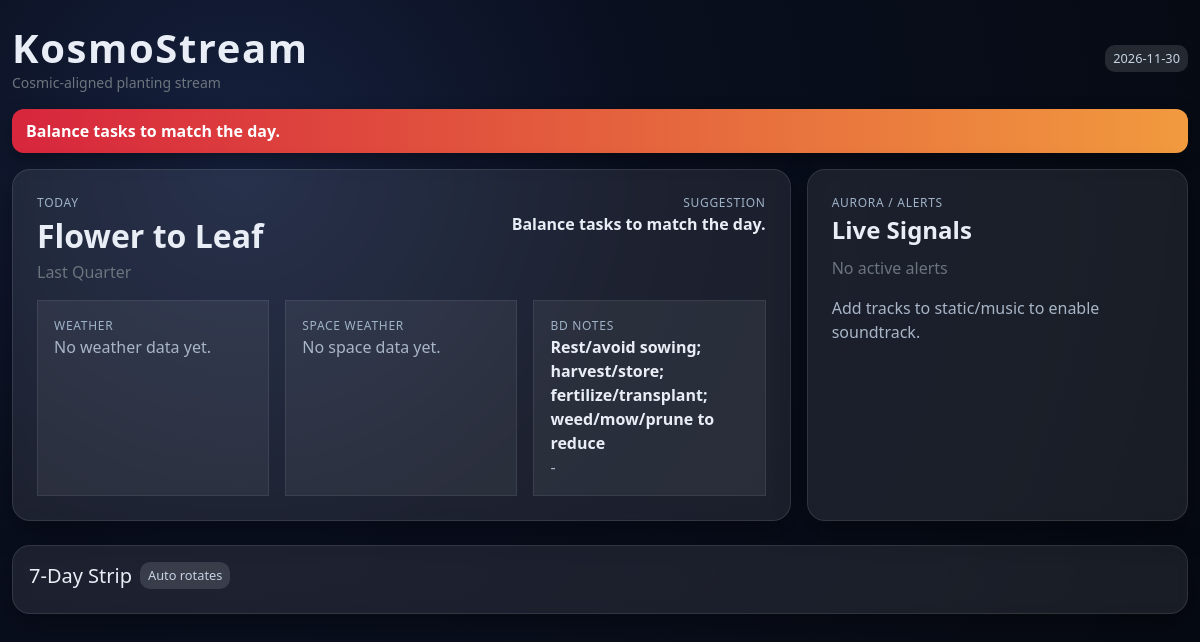
Before: / with the older database file.
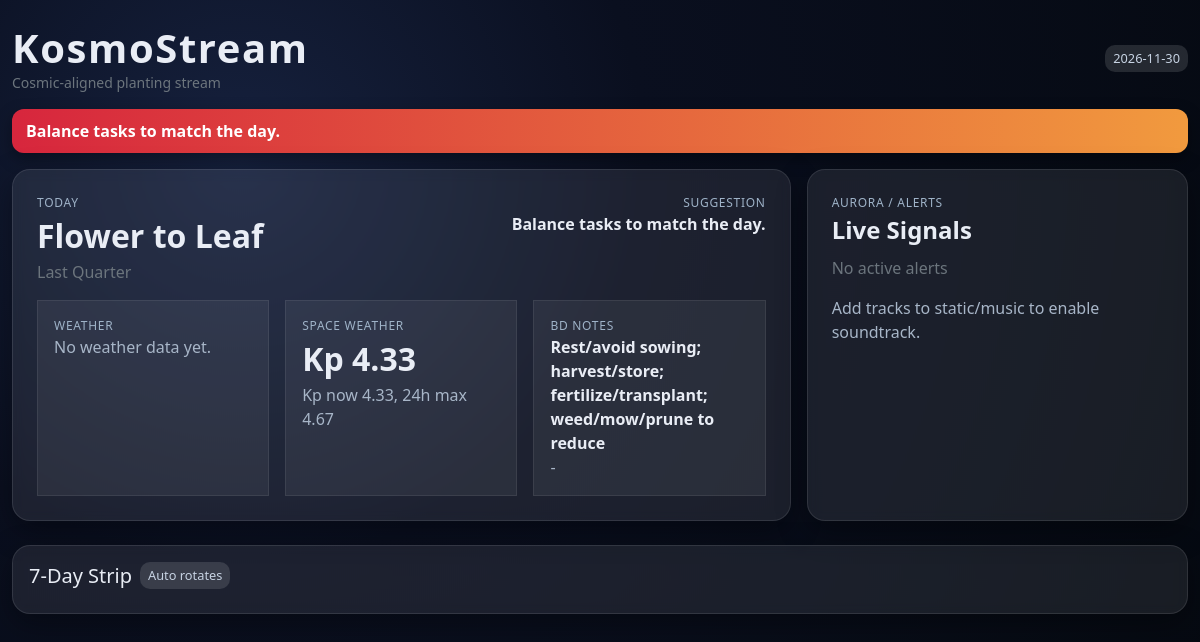
After: the same page with the newer database file.
### tables this page shows
CREATE TABLE bd_calendar (
    date TEXT PRIMARY KEY,  -- ISO YYYY-MM-DD
    phase TEXT,
    sign TEXT,
    type TEXT,
    activities TEXT,
    notes TEXT
);

CREATE TABLE space_weather (
    fetched_at TEXT PRIMARY KEY,
    kp_now REAL,
    kp_24h_max REAL,
    summary TEXT
);

### app.py (the view, shortened to what this page needs)
@app.route("/")
def index():
    override_date = request.args.get("date")
    today = override_date or datetime.date.today().isoformat()
    conn = get_db()
    bd_row = conn.execute("SELECT * FROM bd_calendar WHERE date=?", (today,)).fetchone()
    wx_row = conn.execute("SELECT * FROM weather_daily WHERE date=?", (today,)).fetchone()
    space_row = conn.execute(
        "SELECT * FROM space_weather ORDER BY fetched_at DESC LIMIT 1"
    ).fetchone()
    forecast_rows = conn.execute(
        "SELECT * FROM weather_daily WHERE date>=? ORDER BY date LIMIT 7", (today,)
    ).fetchall()
    bd = dict(bd_row) if bd_row else None
    wx = dict(wx_row) if wx_row else None
    space = dict(space_row) if space_row else None
    bd_map = {}
    enriched_forecast = []
    for row in forecast_rows:
        wx_entry = dict(row)
        bd_entry = bd_map.get(row["date"])
        suggestion = build_suggestion(bd_entry, wx_entry, space)
        enriched_forecast.append({"wx": wx_entry, "bd": bd_entry, "suggestion": suggestion})
    today_suggestion = build_suggestion(bd, wx, space)
    alerts = collect_alerts(bd, wx, space)
    music_dir = Path("static/music")
    soundtrack = []
    if music_dir.exists():
        for p in sorted(music_dir.iterdir()):
            if p.suffix.lower() in {".mp3", ".wav", ".ogg", ".m4a"}:
                soundtrack.append(p.name)
    summary_parts = []
    if bd:
        summary_parts.append(f"Biodynamic {bd.get('type', '')} day, phase {bd.get('phase', '')}.")
    if wx:
        pop_pct = int(((wx.get("pop") or 0) * 100))
        summary_parts.append(
            f"Weather: {wx.get('description', 'n/a')}, high {wx.get('temp_max', 'n/a')} C, rain chance {pop_pct} percent."
        )
    if space and space.get("kp_now") is not None:
        summary_parts.append(f"Space weather Kp {space['kp_now']}.")
    if today_suggestion:
        summary_parts.append(today_suggestion)
    announce(" ".join(summary_parts))
    conn.close()
    return render_template(
        "index.html",
        bd=bd,
        wx=wx,
        space=space,
        forecast=enriched_forecast,
        today_suggestion=today_suggestion,
        alerts=alerts,
        soundtrack=soundtrack,
        current_date=today,
    )

### app.py (called while the page is built)
def announce(text):
    if not TTS_ENABLED or not tts_engine or not text:
        return
    try:
        tts_engine.say(text)
        tts_engine.runAndWait()
    except Exception:
        pass

def collect_alerts(bd_entry, wx_entry, space_entry):
    alerts = []
    bd_type = (bd_entry.get("type") if bd_entry else "") or ""
    if bd_type.lower() in {"rest", "barren"}:
        alerts.append({"level": "danger", "text": "BD rest/barren period — avoid sowing/planting."})
    if wx_entry:
        pop = (wx_entry.get("pop") or 0) * 100
        if pop >= 60:
            alerts.append({"level": "warning", "text": f"High rain chance today ({pop:.0f}% POP)."})
    if space_entry and space_entry.get("kp_now") is not None and space_entry["kp_now"] >= 5:
        alerts.append({"level": "warning", "text": f"Space weather alert: Kp {space_entry['kp_now']}."})
    return alerts

### db.py (called while the page is built)
def get_db():
    conn = sqlite3.connect(DB_PATH)
    conn.row_factory = sqlite3.Row
    return conn

### templates/index.html (shortened to what this page needs)
<!doctype html>
<html lang="en">
<head>
  <link href="https://cdn.jsdelivr.net/npm/bootstrap@5.3.3/dist/css/bootstrap.min.css" rel="stylesheet">
</head>
<body>
<div class="container-fluid py-4">
  <div class="d-flex align-items-center justify-content-between mb-3">
    <div>
      <h1 class="hero-title fw-bold mb-0">KosmoStream</h1>
      <div class="small text-secondary">Cosmic-aligned planting stream</div>
    </div>
    <span class="badge-soft">{{ current_date }}</span>
  </div>
  {% if alerts and alerts|length > 0 %}
    <div class="ticker mb-3" id="ks-ticker">{{ alerts[0].text }}</div>
  {% else %}
    <div class="ticker mb-3" id="ks-ticker">{{ today_suggestion }}</div>
  {% endif %}
  <div class="row g-3">
    <div class="col-lg-8">
      <div class="glass p-4 h-100">
        <div class="d-flex justify-content-between align-items-start mb-3">
          <div>
            <div class="metric-label">Today</div>
            <div class="metric-value" id="bd-type">{{ bd['type'] if bd else 'No BD data' }}</div>
            <div class="text-secondary">{{ bd['phase'] if bd else '' }}</div>
          </div>
          <div class="text-end">
            <div class="metric-label">Suggestion</div>
            <div class="fw-semibold" id="today-suggestion">{{ today_suggestion }}</div>
          </div>
        </div>
        <div class="row g-3">
          <div class="col-md-4">
            <div class="card-dark p-3 h-100">
              <div class="metric-label">Weather</div>
              {% if wx %}
                <div class="metric-value" id="temp-range">{{ wx['temp_min']|round }}–{{ wx['temp_max']|round }}°C</div>
                <div class="muted" id="wx-desc">{{ wx['description'] }}</div>
                <div class="badge-soft mt-2" id="wx-pop">POP {{ (wx['pop'] or 0)*100|round }}%</div>
              {% else %}
                <div class="muted">No weather data yet.</div>
              {% endif %}
            </div>
          </div>
          <div class="col-md-4">
            <div class="card-dark p-3 h-100">
              <div class="metric-label">Space Weather</div>
              {% if space %}
                <div class="metric-value" id="kp-now">Kp {{ space['kp_now'] or 'n/a' }}</div>
                <div class="muted" id="space-summary">{{ space['summary'] }}</div>
              {% else %}
                <div class="muted">No space data yet.</div>
              {% endif %}
            </div>
          </div>
          <div class="col-md-4">
            <div class="card-dark p-3 h-100">
              <div class="metric-label">BD Notes</div>
              {% if bd %}
                <div class="fw-semibold" id="bd-activities">{{ bd['activities'] }}</div>
                <div class="muted" id="bd-notes">{{ bd['notes'] }}</div>
              {% else %}
                <div class="muted">No BD data yet.</div>
              {% endif %}
            </div>
          </div>
        </div>
      </div>
    </div>
    <div class="col-lg-4">
      <div class="glass p-4 h-100">
        <div class="metric-label">Aurora / Alerts</div>
        <div class="fw-bold fs-4 mb-2">Live Signals</div>
        <ul class="list-unstyled mb-3" id="alert-list">
          {% if alerts and alerts|length > 0 %}
            {% for alert in alerts %}
              <li class="mb-2">• {{ alert.text }}</li>
            {% endfor %}
          {% else %}
              <li class="text-secondary">No active alerts</li>
          {% endif %}
        </ul>
        {% if soundtrack and soundtrack|length > 0 %}
          <div class="metric-label">Soundtrack</div>
          <audio id="ks-audio" controls loop class="w-100 mb-2">
            <source src="{{ url_for('static', filename='music/' + soundtrack[0]) }}">
            Your browser does not support the audio element.
          </audio>
          <div class="small text-secondary">Playlist</div>
          <ul class="list-unstyled small mb-0" id="ks-playlist">
            {% for track in soundtrack %}
            <li class="mb-1">
              <a href="{{ url_for('static', filename='music/' + track) }}" class="text-decoration-none">{{ track }}</a>
            </li>
            {% endfor %}
          </ul>
        {% else %}
          <div class="muted">Add tracks to static/music to enable soundtrack.</div>
        {% endif %}
      </div>
    </div>
  </div>
  <div class="glass p-3 mt-4">
    <div class="d-flex align-items-center mb-2">
      <h5 class="mb-0">7-Day Strip</h5>
      <span class="badge-soft ms-2">Auto rotates</span>
    </div>
  </div>
</div>
</body>
</html>

### templates/index.html (style rules this page uses)
body { background: radial-gradient(circle at 20% 20%, #16213e 0%, #0a0f1f 35%, #050910 100%); color: #e9edf5; min-height: 100vh; overflow-x: hidden; }
.glass { background: rgba(255, 255, 255, 0.08); border: 1px solid rgba(255, 255, 255, 0.1); box-shadow: 0 10px 30px rgba(0,0,0,0.35); backdrop-filter: blur(6px); border-radius: 18px; }
.hero-title { letter-spacing: 0.04em; }
.ticker { background: linear-gradient(90deg, #d7263d, #f19a3e); color: #fff; border-radius: 12px; padding: 10px 14px; font-weight: 600; box-shadow: 0 6px 16px rgba(0,0,0,0.35); }
.metric-label { text-transform: uppercase; letter-spacing: 0.06em; font-size: 0.75rem; color: #9fb3c8; }
.metric-value { font-size: 2rem; font-weight: 700; }
.badge-soft { background: rgba(255,255,255,0.12); color: #c7d3e3; border-radius: 10px; padding: 4px 8px; font-size: 0.8rem; }
.card-dark { background: rgba(255,255,255,0.06); border: 1px solid rgba(255,255,255,0.08); color: #e9edf5; }
.muted { color: #a8b6c8; }

Changed rows visible on the page:
added space_weather: kp_now "4.33", summary "Kp now 4.33, 24h max 4.67"
Other visible differences:
text no longer shown: "No space data yet."
text now shown: "Kp"
